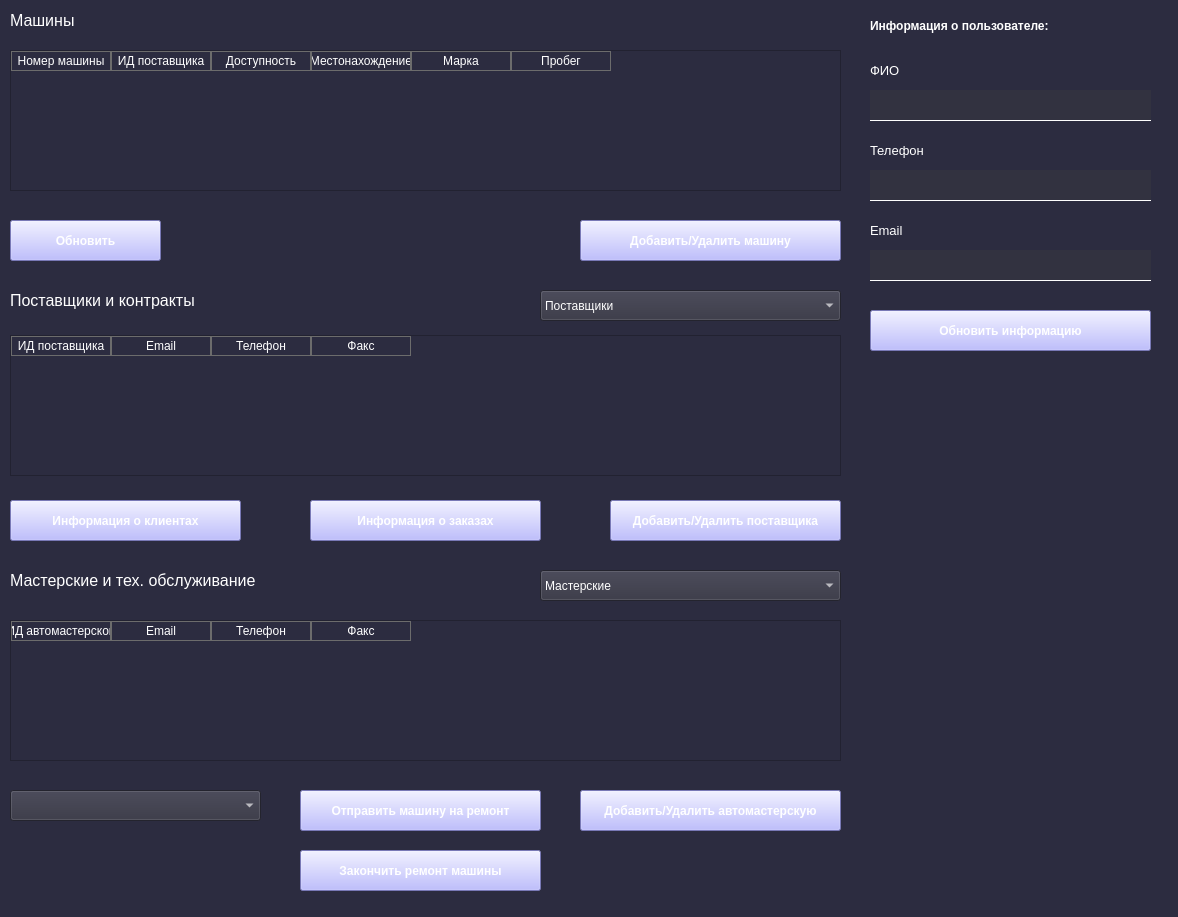
<?xml version="1.0" encoding="UTF-8"?>
<ui version="4.0">
 <class>MainWindow</class>
 <widget class="QMainWindow" name="MainWindow">
  <property name="geometry">
   <rect>
    <x>0</x>
    <y>0</y>
    <width>1178</width>
    <height>917</height>
   </rect>
  </property>
  <property name="font">
   <font>
    <kerning>true</kerning>
   </font>
  </property>
  <property name="windowTitle">
   <string>Тех. поддержка</string>
  </property>
  <property name="styleSheet">
   <string notr="true">QWidget{
	background-color: rgb(44, 44, 64);
}
QPushButton{
	font: 75 9pt &quot;MS Shell Dlg 2&quot;;
	background-color: rgb(170, 170, 255);
	color: rgb(255, 255, 255);
	font-weight: bold
}
QPushButton#delete_btn{
	background-color: rgb(211, 47, 47);
	font: 75 9pt &quot;MS Shell Dlg 2&quot;;
	font-weight: bold

}
QLabel{
	
	color: rgb(255, 255, 255);
}
QLineEdit{
	border: 1px solid rgb(255, 255, 255);
	border-top-color: rgba(255, 255, 255, 0);
	border-right-color: rgba(255, 255, 255, 0);
	border-left-color: rgba(255, 255, 255, 0);
	background-color: rgb(50, 50, 64);
	color: rgb(255, 255, 255);
}
QLabel#inf_lbl{
	font-weight: bold
}
QComboBox{
	background-color: rgb(50, 50, 64);
	color: rgb(255, 255, 255);
}
QTableWidget{
	color:rgb(255, 255, 255);
}
QHeaderView::section {
	background-color: rgb(44, 44, 64);
    color: white;
    border: 1px solid #6c6c6c;
}
QTableView QTableCornerButton::section {
	background-color: rgb(44, 44, 64);
    border: 1px solid #6c6c6c;
}</string>
  </property>
  <widget class="QWidget" name="centralwidget">
   <widget class="QTableWidget" name="cars_tbl">
    <property name="geometry">
     <rect>
      <x>10</x>
      <y>50</y>
      <width>831</width>
      <height>141</height>
     </rect>
    </property>
    <property name="styleSheet">
     <string notr="true"/>
    </property>
    <column>
     <property name="text">
      <string>Номер машины</string>
     </property>
     <property name="background">
      <color>
       <red>44</red>
       <green>44</green>
       <blue>64</blue>
      </color>
     </property>
     <property name="foreground">
      <brush brushstyle="NoBrush">
       <color alpha="255">
        <red>255</red>
        <green>255</green>
        <blue>255</blue>
       </color>
      </brush>
     </property>
    </column>
    <column>
     <property name="text">
      <string>ИД поставщика</string>
     </property>
     <property name="background">
      <color>
       <red>44</red>
       <green>44</green>
       <blue>64</blue>
      </color>
     </property>
     <property name="foreground">
      <brush brushstyle="NoBrush">
       <color alpha="255">
        <red>255</red>
        <green>255</green>
        <blue>255</blue>
       </color>
      </brush>
     </property>
    </column>
    <column>
     <property name="text">
      <string>Доступность</string>
     </property>
     <property name="background">
      <color>
       <red>44</red>
       <green>44</green>
       <blue>64</blue>
      </color>
     </property>
     <property name="foreground">
      <brush brushstyle="NoBrush">
       <color alpha="255">
        <red>255</red>
        <green>255</green>
        <blue>255</blue>
       </color>
      </brush>
     </property>
    </column>
    <column>
     <property name="text">
      <string>Местонахождение</string>
     </property>
     <property name="background">
      <color>
       <red>44</red>
       <green>44</green>
       <blue>64</blue>
      </color>
     </property>
     <property name="foreground">
      <brush brushstyle="NoBrush">
       <color alpha="255">
        <red>255</red>
        <green>255</green>
        <blue>255</blue>
       </color>
      </brush>
     </property>
    </column>
    <column>
     <property name="text">
      <string>Марка</string>
     </property>
     <property name="background">
      <color>
       <red>44</red>
       <green>44</green>
       <blue>64</blue>
      </color>
     </property>
     <property name="foreground">
      <brush brushstyle="NoBrush">
       <color alpha="255">
        <red>255</red>
        <green>255</green>
        <blue>255</blue>
       </color>
      </brush>
     </property>
    </column>
    <column>
     <property name="text">
      <string>Пробег</string>
     </property>
     <property name="background">
      <color>
       <red>44</red>
       <green>44</green>
       <blue>64</blue>
      </color>
     </property>
     <property name="foreground">
      <brush brushstyle="NoBrush">
       <color alpha="255">
        <red>255</red>
        <green>255</green>
        <blue>255</blue>
       </color>
      </brush>
     </property>
    </column>
   </widget>
   <widget class="QTableWidget" name="supp_contr_tbl">
    <property name="geometry">
     <rect>
      <x>10</x>
      <y>335</y>
      <width>831</width>
      <height>141</height>
     </rect>
    </property>
    <column>
     <property name="text">
      <string>ИД поставщика</string>
     </property>
     <property name="background">
      <color>
       <red>44</red>
       <green>44</green>
       <blue>64</blue>
      </color>
     </property>
     <property name="foreground">
      <brush brushstyle="NoBrush">
       <color alpha="255">
        <red>255</red>
        <green>255</green>
        <blue>255</blue>
       </color>
      </brush>
     </property>
    </column>
    <column>
     <property name="text">
      <string>Email</string>
     </property>
     <property name="background">
      <color>
       <red>44</red>
       <green>44</green>
       <blue>64</blue>
      </color>
     </property>
     <property name="foreground">
      <brush brushstyle="NoBrush">
       <color alpha="255">
        <red>255</red>
        <green>255</green>
        <blue>255</blue>
       </color>
      </brush>
     </property>
    </column>
    <column>
     <property name="text">
      <string>Телефон</string>
     </property>
     <property name="background">
      <color>
       <red>44</red>
       <green>44</green>
       <blue>64</blue>
      </color>
     </property>
     <property name="foreground">
      <brush brushstyle="NoBrush">
       <color alpha="255">
        <red>255</red>
        <green>255</green>
        <blue>255</blue>
       </color>
      </brush>
     </property>
    </column>
    <column>
     <property name="text">
      <string>Факс</string>
     </property>
     <property name="background">
      <color>
       <red>44</red>
       <green>44</green>
       <blue>64</blue>
      </color>
     </property>
     <property name="foreground">
      <brush brushstyle="NoBrush">
       <color alpha="255">
        <red>255</red>
        <green>255</green>
        <blue>255</blue>
       </color>
      </brush>
     </property>
    </column>
   </widget>
   <widget class="QComboBox" name="supp_contr_box">
    <property name="geometry">
     <rect>
      <x>540</x>
      <y>290</y>
      <width>301</width>
      <height>31</height>
     </rect>
    </property>
    <item>
     <property name="text">
      <string>Поставщики</string>
     </property>
    </item>
    <item>
     <property name="text">
      <string>Контракты</string>
     </property>
    </item>
   </widget>
   <widget class="QTableWidget" name="work_serv_tbl">
    <property name="geometry">
     <rect>
      <x>10</x>
      <y>620</y>
      <width>831</width>
      <height>141</height>
     </rect>
    </property>
    <column>
     <property name="text">
      <string>ИД автомастерской</string>
     </property>
     <property name="background">
      <color>
       <red>44</red>
       <green>44</green>
       <blue>64</blue>
      </color>
     </property>
     <property name="foreground">
      <brush brushstyle="NoBrush">
       <color alpha="255">
        <red>255</red>
        <green>255</green>
        <blue>255</blue>
       </color>
      </brush>
     </property>
    </column>
    <column>
     <property name="text">
      <string>Email</string>
     </property>
     <property name="background">
      <color>
       <red>44</red>
       <green>44</green>
       <blue>64</blue>
      </color>
     </property>
     <property name="foreground">
      <brush brushstyle="NoBrush">
       <color alpha="255">
        <red>255</red>
        <green>255</green>
        <blue>255</blue>
       </color>
      </brush>
     </property>
    </column>
    <column>
     <property name="text">
      <string>Телефон</string>
     </property>
     <property name="background">
      <color>
       <red>44</red>
       <green>44</green>
       <blue>64</blue>
      </color>
     </property>
     <property name="foreground">
      <brush brushstyle="NoBrush">
       <color alpha="255">
        <red>255</red>
        <green>255</green>
        <blue>255</blue>
       </color>
      </brush>
     </property>
    </column>
    <column>
     <property name="text">
      <string>Факс</string>
     </property>
     <property name="background">
      <color>
       <red>44</red>
       <green>44</green>
       <blue>64</blue>
      </color>
     </property>
     <property name="foreground">
      <brush brushstyle="NoBrush">
       <color alpha="255">
        <red>255</red>
        <green>255</green>
        <blue>255</blue>
       </color>
      </brush>
     </property>
    </column>
   </widget>
   <widget class="QComboBox" name="work_serv_box">
    <property name="geometry">
     <rect>
      <x>540</x>
      <y>570</y>
      <width>301</width>
      <height>31</height>
     </rect>
    </property>
    <item>
     <property name="text">
      <string>Мастерские</string>
     </property>
    </item>
    <item>
     <property name="text">
      <string>Тех. обслуживание</string>
     </property>
    </item>
   </widget>
   <widget class="QPushButton" name="cars_update_btn">
    <property name="geometry">
     <rect>
      <x>10</x>
      <y>220</y>
      <width>151</width>
      <height>41</height>
     </rect>
    </property>
    <property name="text">
     <string>Обновить</string>
    </property>
   </widget>
   <widget class="QLabel" name="label">
    <property name="geometry">
     <rect>
      <x>10</x>
      <y>10</y>
      <width>821</width>
      <height>21</height>
     </rect>
    </property>
    <property name="font">
     <font>
      <pointsize>12</pointsize>
     </font>
    </property>
    <property name="text">
     <string>Машины</string>
    </property>
   </widget>
   <widget class="QLabel" name="label_2">
    <property name="geometry">
     <rect>
      <x>10</x>
      <y>290</y>
      <width>521</width>
      <height>21</height>
     </rect>
    </property>
    <property name="font">
     <font>
      <pointsize>12</pointsize>
     </font>
    </property>
    <property name="text">
     <string>Поставщики и контракты</string>
    </property>
   </widget>
   <widget class="QLabel" name="label_3">
    <property name="geometry">
     <rect>
      <x>10</x>
      <y>570</y>
      <width>521</width>
      <height>21</height>
     </rect>
    </property>
    <property name="font">
     <font>
      <pointsize>12</pointsize>
     </font>
    </property>
    <property name="text">
     <string>Мастерские и тех. обслуживание</string>
    </property>
   </widget>
   <widget class="QPushButton" name="clients_viol_btn">
    <property name="geometry">
     <rect>
      <x>10</x>
      <y>500</y>
      <width>231</width>
      <height>41</height>
     </rect>
    </property>
    <property name="text">
     <string>Информация о клиентах</string>
    </property>
   </widget>
   <widget class="QPushButton" name="orders_trips_btn">
    <property name="geometry">
     <rect>
      <x>310</x>
      <y>500</y>
      <width>231</width>
      <height>41</height>
     </rect>
    </property>
    <property name="text">
     <string>Информация о заказах</string>
    </property>
   </widget>
   <widget class="QPushButton" name="workshop_btn">
    <property name="geometry">
     <rect>
      <x>580</x>
      <y>790</y>
      <width>261</width>
      <height>41</height>
     </rect>
    </property>
    <property name="text">
     <string>Добавить/Удалить автомастерскую</string>
    </property>
   </widget>
   <widget class="QPushButton" name="supplier_btn">
    <property name="geometry">
     <rect>
      <x>610</x>
      <y>500</y>
      <width>231</width>
      <height>41</height>
     </rect>
    </property>
    <property name="text">
     <string>Добавить/Удалить поставщика</string>
    </property>
   </widget>
   <widget class="QPushButton" name="car_contract_btn">
    <property name="geometry">
     <rect>
      <x>580</x>
      <y>220</y>
      <width>261</width>
      <height>41</height>
     </rect>
    </property>
    <property name="text">
     <string>Добавить/Удалить машину</string>
    </property>
   </widget>
   <widget class="QPushButton" name="tech_service_btn">
    <property name="geometry">
     <rect>
      <x>300</x>
      <y>790</y>
      <width>241</width>
      <height>41</height>
     </rect>
    </property>
    <property name="text">
     <string>Отправить машину на ремонт</string>
    </property>
   </widget>
   <widget class="QComboBox" name="tech_car_box">
    <property name="geometry">
     <rect>
      <x>10</x>
      <y>790</y>
      <width>251</width>
      <height>31</height>
     </rect>
    </property>
   </widget>
   <widget class="QPushButton" name="finish_btn">
    <property name="geometry">
     <rect>
      <x>300</x>
      <y>850</y>
      <width>241</width>
      <height>41</height>
     </rect>
    </property>
    <property name="text">
     <string>Закончить ремонт машины</string>
    </property>
   </widget>
   <widget class="QLineEdit" name="name_line">
    <property name="geometry">
     <rect>
      <x>870</x>
      <y>90</y>
      <width>281</width>
      <height>31</height>
     </rect>
    </property>
   </widget>
   <widget class="QLabel" name="passport_lbl">
    <property name="geometry">
     <rect>
      <x>870</x>
      <y>220</y>
      <width>281</width>
      <height>21</height>
     </rect>
    </property>
    <property name="font">
     <font>
      <pointsize>10</pointsize>
     </font>
    </property>
    <property name="text">
     <string>Email</string>
    </property>
   </widget>
   <widget class="QLineEdit" name="phone_line">
    <property name="geometry">
     <rect>
      <x>870</x>
      <y>170</y>
      <width>281</width>
      <height>31</height>
     </rect>
    </property>
   </widget>
   <widget class="QPushButton" name="update_btn">
    <property name="geometry">
     <rect>
      <x>870</x>
      <y>310</y>
      <width>281</width>
      <height>41</height>
     </rect>
    </property>
    <property name="text">
     <string>Обновить информацию</string>
    </property>
   </widget>
   <widget class="QLabel" name="name_lbl">
    <property name="geometry">
     <rect>
      <x>870</x>
      <y>60</y>
      <width>281</width>
      <height>21</height>
     </rect>
    </property>
    <property name="font">
     <font>
      <pointsize>10</pointsize>
     </font>
    </property>
    <property name="text">
     <string>ФИО</string>
    </property>
   </widget>
   <widget class="QLabel" name="inf_lbl">
    <property name="geometry">
     <rect>
      <x>870</x>
      <y>10</y>
      <width>281</width>
      <height>31</height>
     </rect>
    </property>
    <property name="font">
     <font>
      <pointsize>9</pointsize>
      <weight>75</weight>
      <bold>true</bold>
     </font>
    </property>
    <property name="text">
     <string>Информация о пользователе:</string>
    </property>
   </widget>
   <widget class="QLineEdit" name="email_line">
    <property name="geometry">
     <rect>
      <x>870</x>
      <y>250</y>
      <width>281</width>
      <height>31</height>
     </rect>
    </property>
   </widget>
   <widget class="QLabel" name="phone_lbl">
    <property name="geometry">
     <rect>
      <x>870</x>
      <y>140</y>
      <width>281</width>
      <height>21</height>
     </rect>
    </property>
    <property name="font">
     <font>
      <pointsize>10</pointsize>
     </font>
    </property>
    <property name="text">
     <string>Телефон</string>
    </property>
   </widget>
  </widget>
 </widget>
 <resources/>
 <connections/>
</ui>
